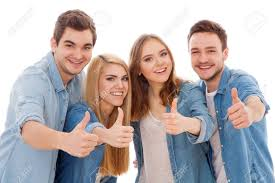
#> input picture people.jpg, 275 x 183 px
$ python 'Face Detection via Haar Cascades in CV.py'
#> lines starting #> are read from the running program, lines starting #| are printed output that depends on the picture; after the words box and inside, x2 and y2 are one past the last pixel; in counts of white or black regions, pixels touching at a corner belong together
import cv2

# Load the pre-trained Haar Cascade face detection model
face_cascade = cv2.CascadeClassifier('haarcascade_frontalface_default.xml')

# Load target image
image = cv2.imread('people.jpg')
#> image is the input picture: shape (183, 275, 3); mean B, G, R 176.5, 175.7, 184.1
gray = cv2.cvtColor(image, cv2.COLOR_BGR2GRAY)
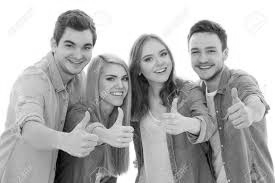
#> gray: shape (183, 275); min 1, max 255, mean 178.3

# Detect faces (returns bounding box array lists)
faces = face_cascade.detectMultiScale(gray, scaleFactor=1.1, minNeighbors=5, minSize=(30, 30))
#> faces = [[181, 34, 44, 44], [100, 65, 37, 37], [136, 41, 42, 42], [52, 27, 49, 49]]

# Loop over each detected face bounding box region
for (x, y, w, h) in faces:
    # Draw a bounding rectangle around the face region: (image, start_point, end_point, color, thickness)
    cv2.rectangle(image, (x, y), (x + w, y + h), (0, 0, 255), 3)
#> this loop made 4 passes
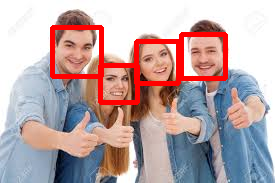
#> image: shape (183, 275, 3); 6.24% of pixels changed, all inside (x1, y1, x2, y2) = (50, 25, 228, 105)

cv2.imshow('Face Detection Output', image)
cv2.waitKey(0)
cv2.destroyAllWindows()

$ run again, with image.jpg copied over people.jpg
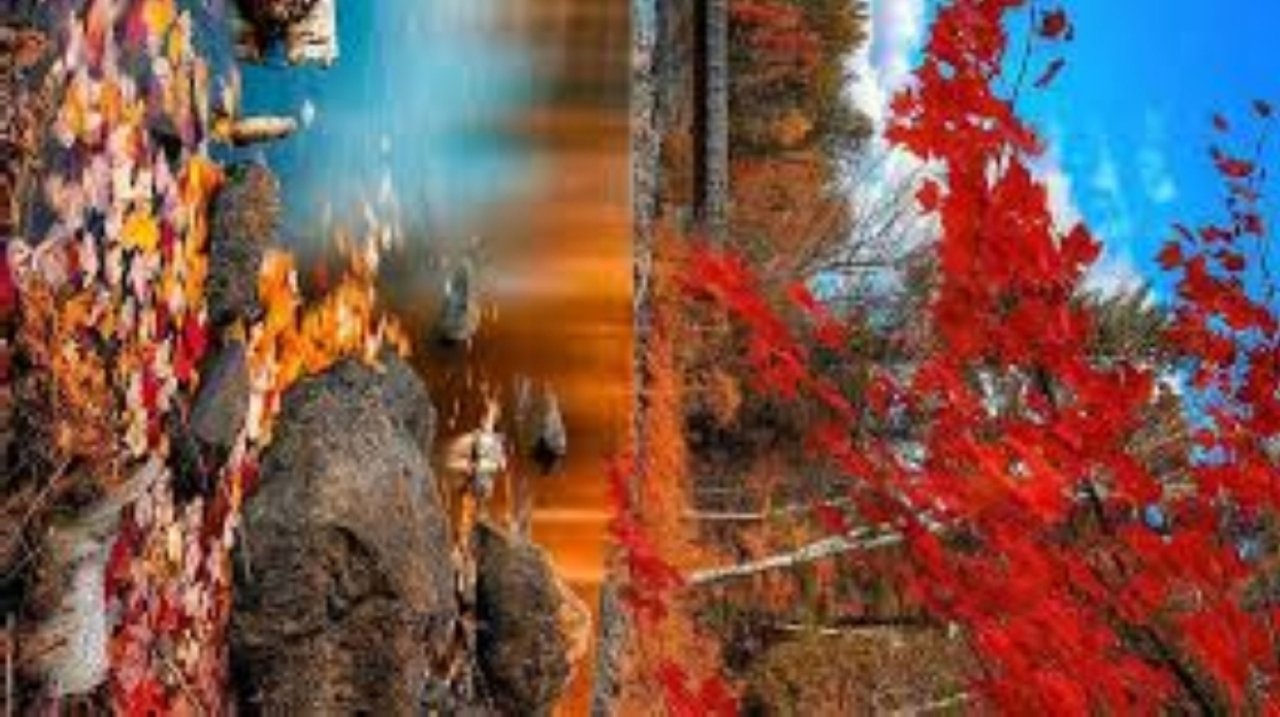
#> input picture image.jpg, 1280 x 717 px
#> image is the input picture: shape (717, 1280, 3); mean B, G, R 76.8, 86.5, 123
#> `gray = cv2.cvtColor(image, cv2.COLOR_BGR2GRAY)`:
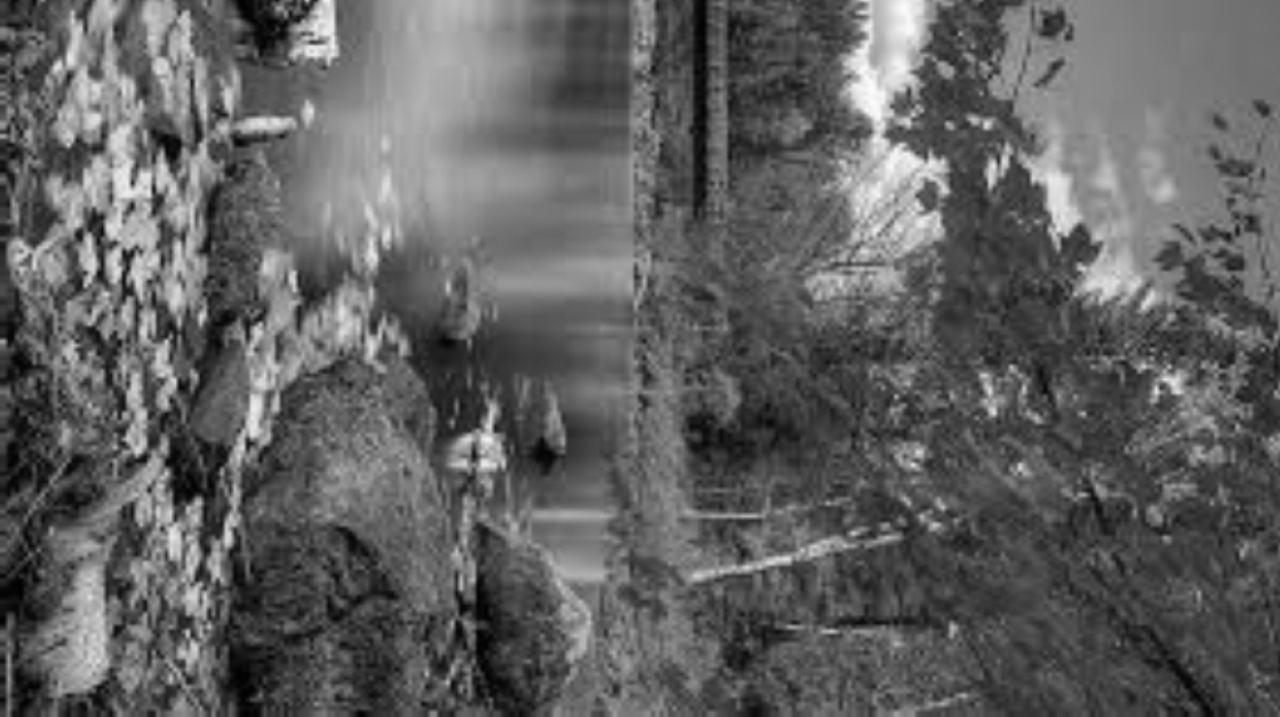
#> gray: shape (717, 1280); min 0, max 253, mean 96.3
#> faces = [[55, 586, 58, 58], [710, 88, 159, 159]]
#> the loop `for (x, y, w, h) in faces:` made 2 passes
#> after the loop `for (x, y, w, h) in faces:`:
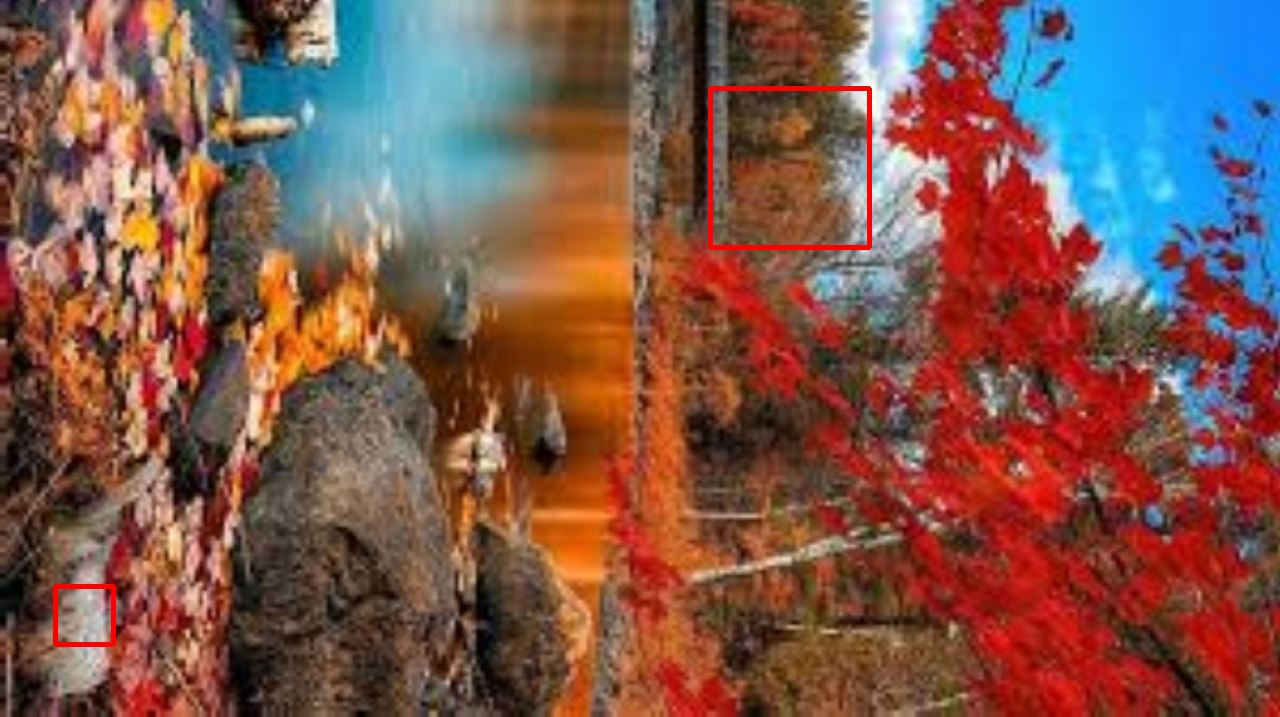
#> image: shape (717, 1280, 3); 0.47% of pixels changed, all inside (x1, y1, x2, y2) = (53, 86, 872, 647)

$ run again, with lion.jpg copied over people.jpg
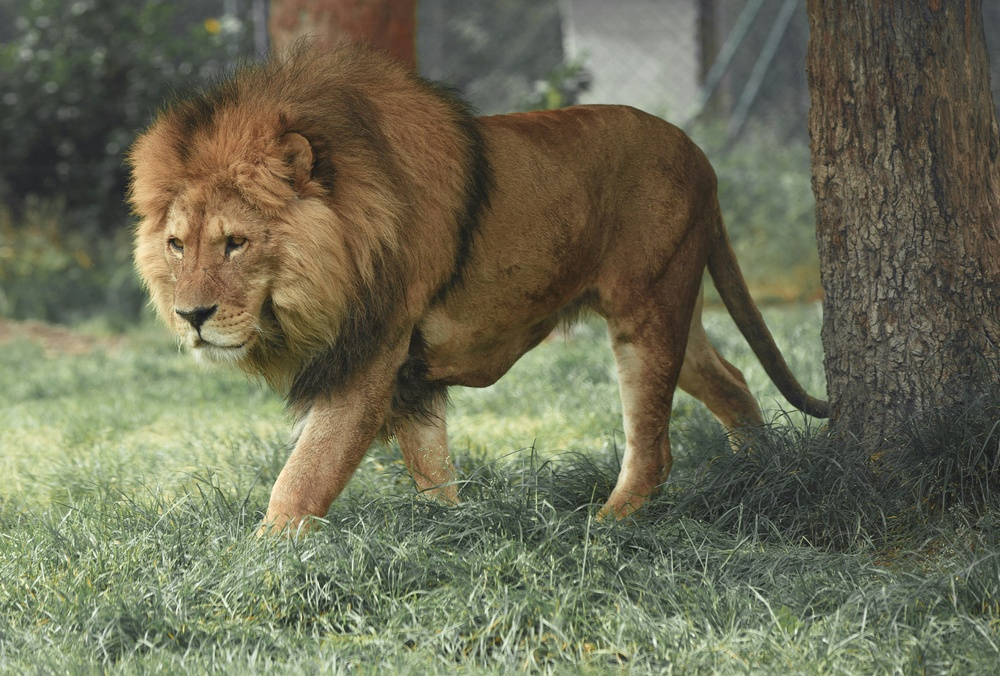
#> input picture lion.jpg, 1000 x 676 px, shrunk from 5056 x 3417 before the run
#> image is the input picture: shape (676, 1000, 3); mean B, G, R 84.8, 108.1, 108
#> `gray = cv2.cvtColor(image, cv2.COLOR_BGR2GRAY)`:
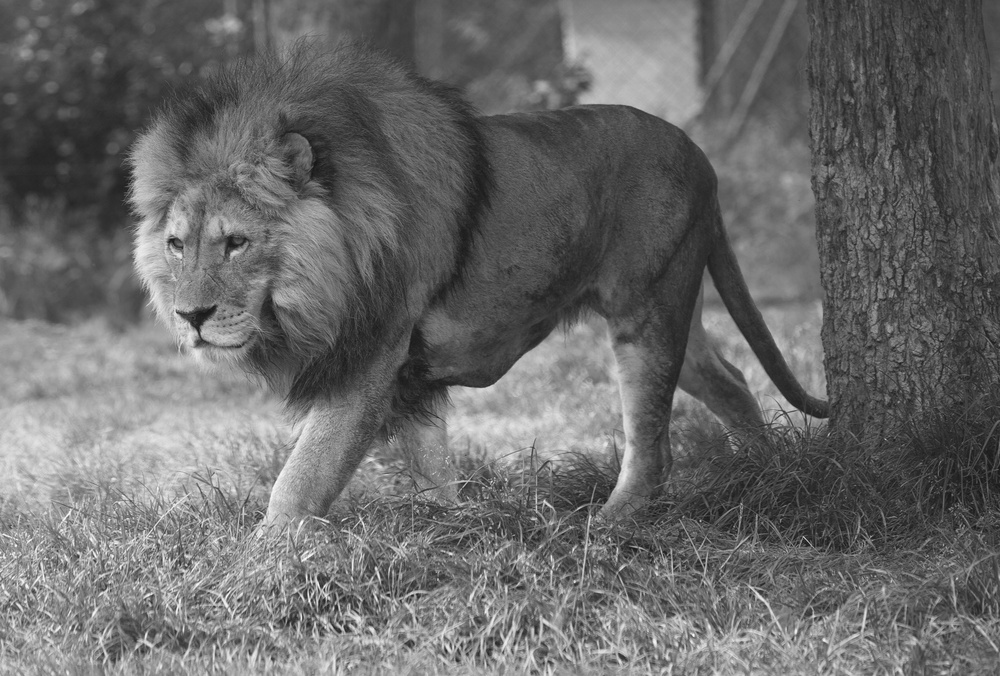
#> gray: shape (676, 1000); min 20, max 253, mean 105.4
#> faces = [[393, 122, 64, 64], [726, 209, 69, 69], [621, 171, 80, 80], [749, 269, 85, 85]]
#> the loop `for (x, y, w, h) in faces:` made 4 passes
#> after the loop `for (x, y, w, h) in faces:`:
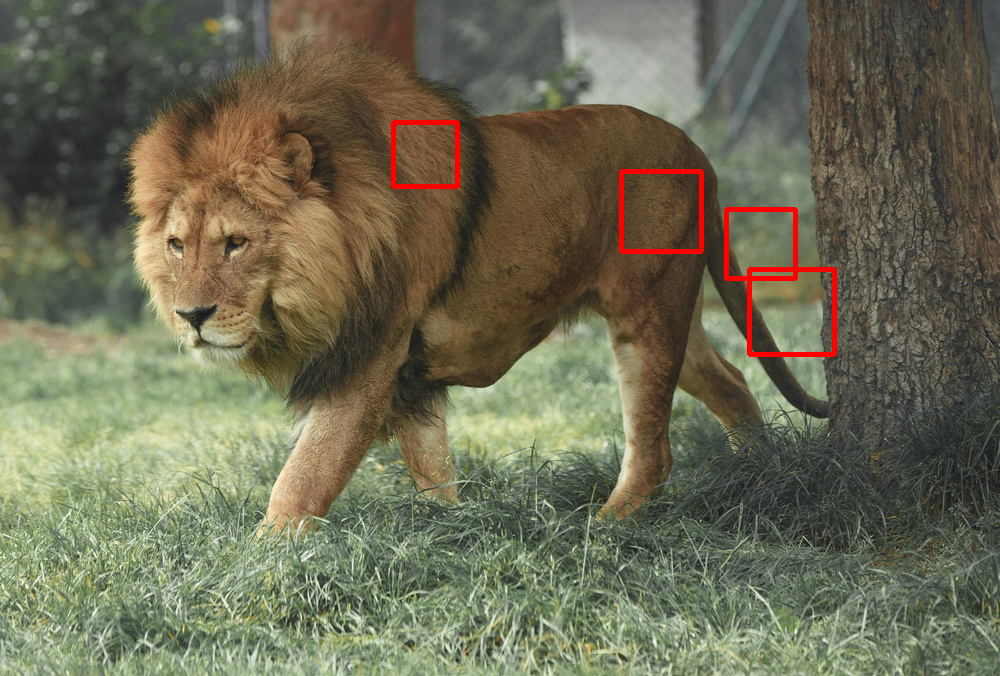
#> image: shape (676, 1000, 3); 0.87% of pixels changed, all inside (x1, y1, x2, y2) = (391, 120, 837, 357)

$ run again, with simba-8618301_1280.jpg copied over people.jpg
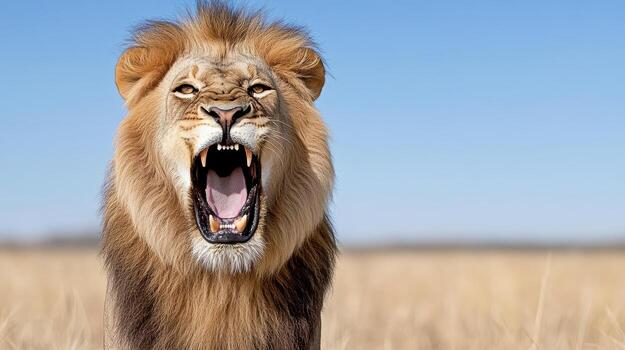
#> input picture simba-8618301_1280.jpg, 625 x 350 px
#> image is the input picture: shape (350, 625, 3); mean B, G, R 167.9, 163.7, 161.9
#> `gray = cv2.cvtColor(image, cv2.COLOR_BGR2GRAY)`:
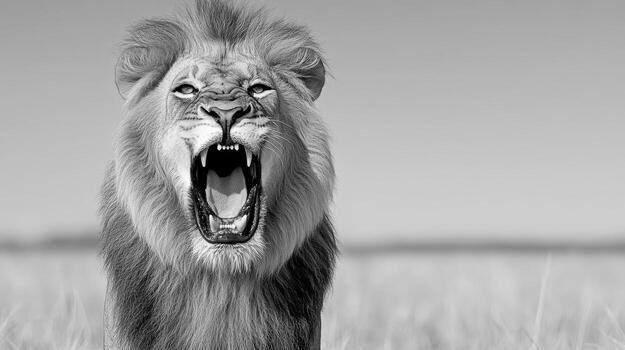
#> gray: shape (350, 625); min 0, max 255, mean 163.6
#> faces = ()
